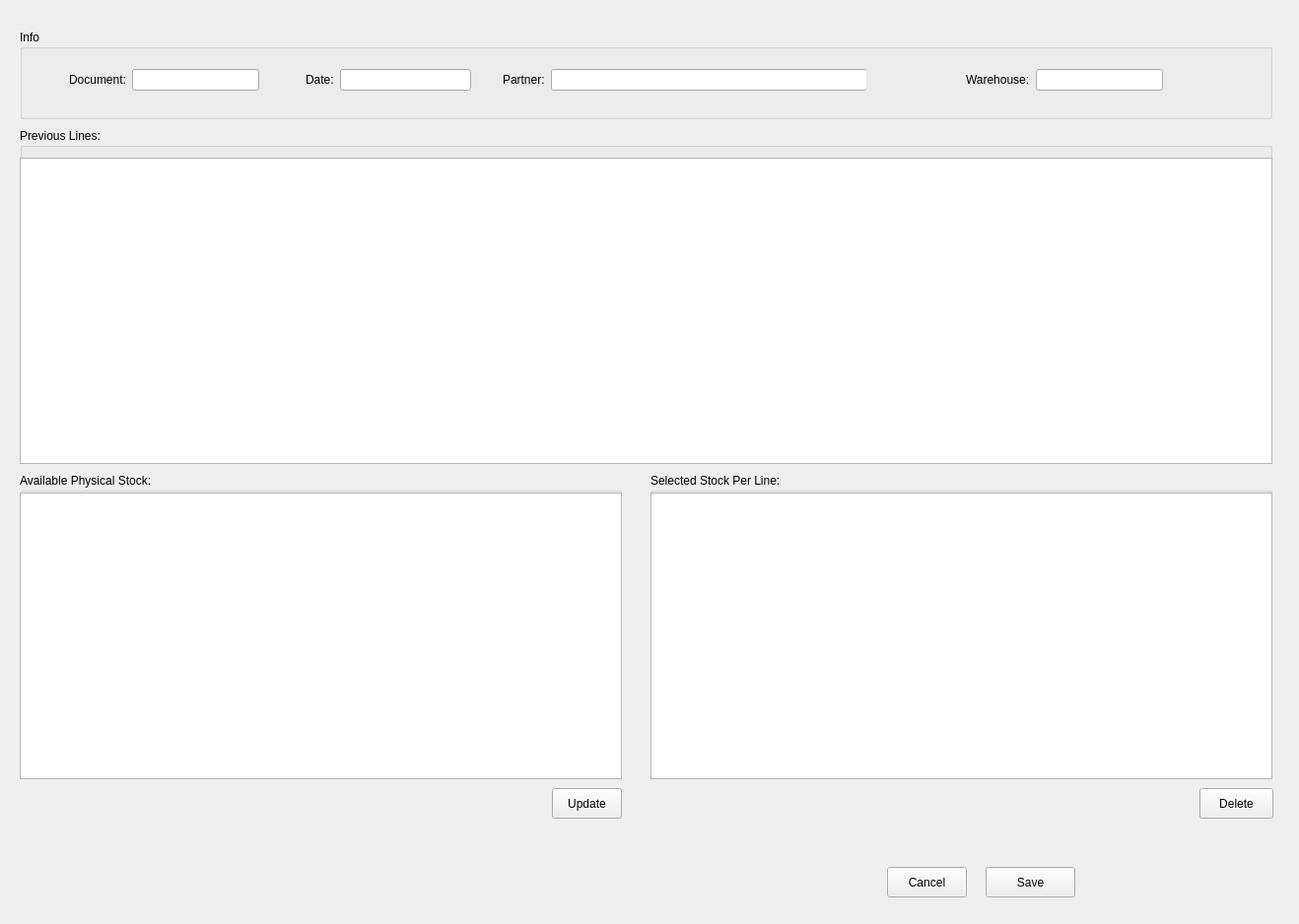
<?xml version="1.0" encoding="UTF-8"?>
<ui version="4.0">
 <class>Form</class>
 <widget class="QWidget" name="Form">
  <property name="geometry">
   <rect>
    <x>0</x>
    <y>0</y>
    <width>1318</width>
    <height>938</height>
   </rect>
  </property>
  <property name="windowTitle">
   <string>Form</string>
  </property>
  <widget class="QGroupBox" name="groupBox">
   <property name="geometry">
    <rect>
     <x>20</x>
     <y>130</y>
     <width>1271</width>
     <height>341</height>
    </rect>
   </property>
   <property name="title">
    <string>Previous Lines:</string>
   </property>
   <widget class="QTableView" name="lines_view">
    <property name="geometry">
     <rect>
      <x>0</x>
      <y>30</y>
      <width>1271</width>
      <height>311</height>
     </rect>
    </property>
   </widget>
  </widget>
  <widget class="QGroupBox" name="groupBox_2">
   <property name="geometry">
    <rect>
     <x>20</x>
     <y>30</y>
     <width>1271</width>
     <height>91</height>
    </rect>
   </property>
   <property name="title">
    <string>Info</string>
   </property>
   <widget class="QWidget" name="layoutWidget">
    <property name="geometry">
     <rect>
      <x>50</x>
      <y>40</y>
      <width>193</width>
      <height>22</height>
     </rect>
    </property>
    <layout class="QHBoxLayout" name="horizontalLayout">
     <item>
      <widget class="QLabel" name="label">
       <property name="text">
        <string>Document:</string>
       </property>
      </widget>
     </item>
     <item>
      <widget class="QLineEdit" name="document">
       <property name="readOnly">
        <bool>true</bool>
       </property>
      </widget>
     </item>
    </layout>
   </widget>
   <widget class="QWidget" name="layoutWidget">
    <property name="geometry">
     <rect>
      <x>290</x>
      <y>40</y>
      <width>168</width>
      <height>22</height>
     </rect>
    </property>
    <layout class="QHBoxLayout" name="horizontalLayout_2">
     <item>
      <widget class="QLabel" name="label_2">
       <property name="text">
        <string>Date:</string>
       </property>
      </widget>
     </item>
     <item>
      <widget class="QLineEdit" name="date">
       <property name="readOnly">
        <bool>true</bool>
       </property>
      </widget>
     </item>
    </layout>
   </widget>
   <widget class="QWidget" name="layoutWidget">
    <property name="geometry">
     <rect>
      <x>490</x>
      <y>40</y>
      <width>369</width>
      <height>22</height>
     </rect>
    </property>
    <layout class="QHBoxLayout" name="horizontalLayout_3">
     <item>
      <widget class="QLabel" name="label_3">
       <property name="text">
        <string>Partner:</string>
       </property>
      </widget>
     </item>
     <item>
      <widget class="QLineEdit" name="partner">
       <property name="minimumSize">
        <size>
         <width>321</width>
         <height>0</height>
        </size>
       </property>
       <property name="readOnly">
        <bool>true</bool>
       </property>
      </widget>
     </item>
    </layout>
   </widget>
   <widget class="QWidget" name="">
    <property name="geometry">
     <rect>
      <x>960</x>
      <y>40</y>
      <width>200</width>
      <height>22</height>
     </rect>
    </property>
    <layout class="QHBoxLayout" name="horizontalLayout_4">
     <item>
      <widget class="QLabel" name="label_4">
       <property name="text">
        <string>Warehouse:</string>
       </property>
      </widget>
     </item>
     <item>
      <widget class="QLineEdit" name="warehouse"/>
     </item>
    </layout>
   </widget>
  </widget>
  <widget class="QGroupBox" name="groupBox_3">
   <property name="geometry">
    <rect>
     <x>20</x>
     <y>480</y>
     <width>611</width>
     <height>311</height>
    </rect>
   </property>
   <property name="title">
    <string>Available Physical Stock:</string>
   </property>
   <widget class="QTableView" name="stock_view">
    <property name="geometry">
     <rect>
      <x>0</x>
      <y>20</y>
      <width>611</width>
      <height>291</height>
     </rect>
    </property>
   </widget>
  </widget>
  <widget class="QGroupBox" name="groupBox_4">
   <property name="geometry">
    <rect>
     <x>660</x>
     <y>480</y>
     <width>631</width>
     <height>311</height>
    </rect>
   </property>
   <property name="title">
    <string>Selected Stock Per Line:</string>
   </property>
   <widget class="QTableView" name="selected_stock_view">
    <property name="geometry">
     <rect>
      <x>0</x>
      <y>20</y>
      <width>631</width>
      <height>291</height>
     </rect>
    </property>
   </widget>
  </widget>
  <widget class="QPushButton" name="delete_">
   <property name="geometry">
    <rect>
     <x>1217</x>
     <y>800</y>
     <width>75</width>
     <height>31</height>
    </rect>
   </property>
   <property name="text">
    <string>Delete</string>
   </property>
  </widget>
  <widget class="QPushButton" name="update">
   <property name="geometry">
    <rect>
     <x>560</x>
     <y>800</y>
     <width>71</width>
     <height>31</height>
    </rect>
   </property>
   <property name="text">
    <string>Update</string>
   </property>
  </widget>
  <widget class="QPushButton" name="save">
   <property name="geometry">
    <rect>
     <x>1000</x>
     <y>880</y>
     <width>91</width>
     <height>31</height>
    </rect>
   </property>
   <property name="text">
    <string>Save</string>
   </property>
  </widget>
  <widget class="QPushButton" name="cancel">
   <property name="geometry">
    <rect>
     <x>900</x>
     <y>880</y>
     <width>81</width>
     <height>31</height>
    </rect>
   </property>
   <property name="text">
    <string>Cancel</string>
   </property>
  </widget>
 </widget>
 <resources/>
 <connections>
  <connection>
   <sender>cancel</sender>
   <signal>clicked()</signal>
   <receiver>Form</receiver>
   <slot>close()</slot>
   <hints>
    <hint type="sourcelabel">
     <x>942</x>
     <y>900</y>
    </hint>
    <hint type="destinationlabel">
     <x>796</x>
     <y>851</y>
    </hint>
   </hints>
  </connection>
 </connections>
</ui>
